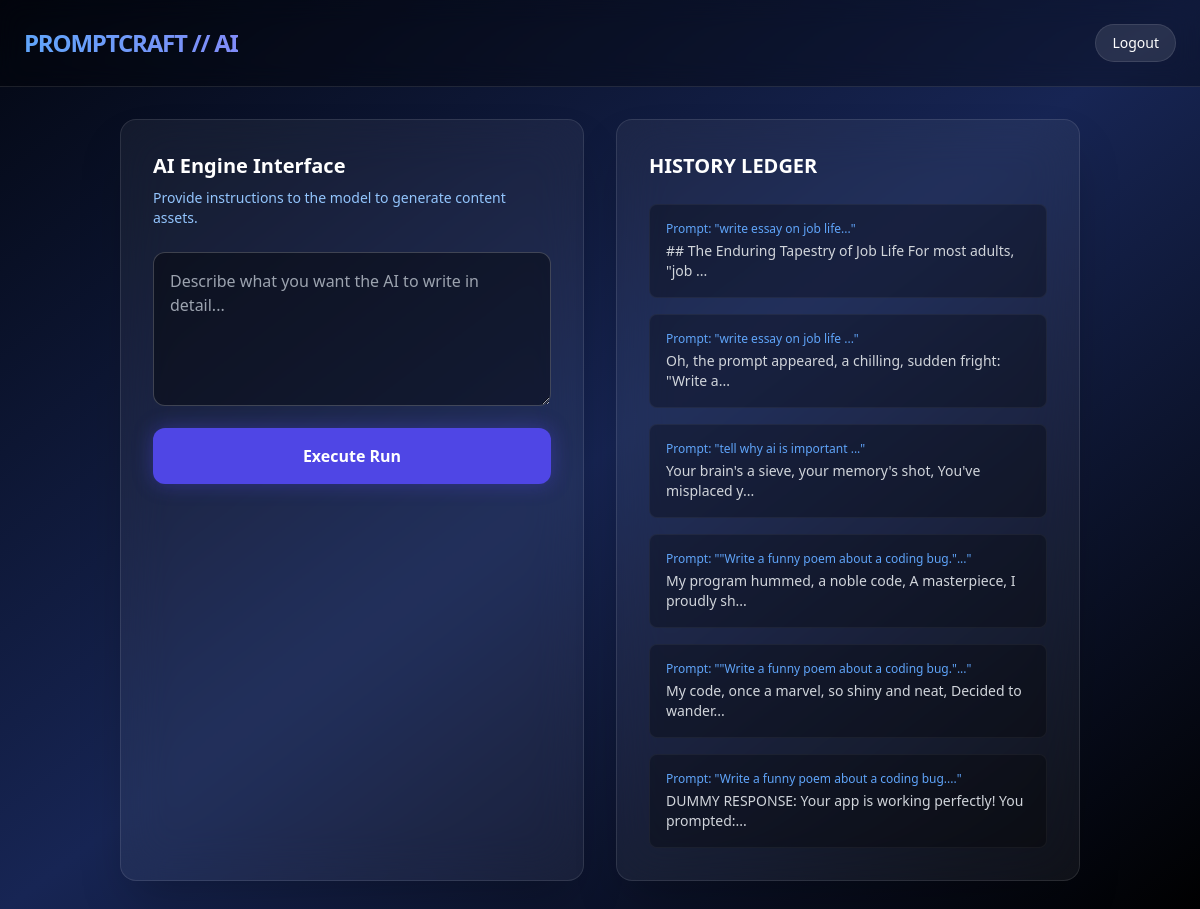
The page /dashboard (signed in) on the database its author committed.
### app.py (models this page shows)
class AIContent(db.Model):
    id = db.Column(db.Integer, primary_key=True)
    prompt = db.Column(db.String(255), nullable=False)
    result = db.Column(db.Text, nullable=False)
    user_id = db.Column(db.Integer, db.ForeignKey('user.id'), nullable=False)

### app.py (the view, shortened to what this page needs)
@app.route('/dashboard', methods=['GET', 'POST'])
@login_required
def dashboard():
    ai_response = None
    history = AIContent.query.filter_by(author=current_user).order_by(AIContent.id.desc()).all()
    return render_template('dashboard.html', ai_response=ai_response, history=history)

### app.py (called while the page is built)
@login_manager.user_loader
def load_user(user_id):
    return User.query.get(int(user_id))

### templates/dashboard.html (shortened to what this page needs)
{% extends 'base.html' %}
{% block content %}
<div class="container mx-auto p-8">
    <div class="grid grid-cols-1 md:grid-cols-2 gap-8">
        <div class="bg-white/5 backdrop-blur-xl border border-white/10 rounded-2xl p-8 shadow-2xl">
            <h2 class="text-xl font-semibold mb-2">AI Engine Interface</h2>
            <p class="text-blue-300 text-sm mb-6">Provide instructions to the model to generate content assets.</p>
            <form method="POST">
                <textarea name="prompt" rows="5" placeholder="Describe what you want the AI to write in detail..."
                    class="w-full bg-black/40 border border-white/20 rounded-xl p-4 text-white focus:outline-none focus:border-indigo-500 transition-all"></textarea>
                <button type="submit"
                    class="mt-4 w-full bg-indigo-600 hover:bg-indigo-500 text-white font-bold py-4 rounded-xl shadow-[0_0_20px_rgba(79,70,229,0.4)] transition-all duration-300 transform hover:scale-[1.01]">
                    Execute Run
                </button>
            </form>
        </div>
        <div class="bg-white/5 backdrop-blur-xl border border-white/10 rounded-2xl p-8 shadow-2xl">
            <h2 class="text-xl font-semibold mb-6">HISTORY LEDGER</h2>
            <div class="space-y-4">
                {% for item in history %}
                <div class="p-4 bg-black/30 border border-white/5 rounded-lg">
                    <p class="text-xs text-blue-400 mb-1">Prompt: "{{ item.prompt[:40] }}..."</p>
                    <p class="text-sm text-gray-300">{{ item.result[:60] }}...</p>
                </div>
                {% else %}
                <p class="text-gray-500 italic">No historical runs saved in database context yet.</p>
                {% endfor %}
            </div>
        </div>
    </div>
</div>
{% endblock %}

### templates/base.html (shortened to what this page needs)
<!DOCTYPE html>
<html lang="en">
<head>
    <script src="https://cdn.tailwindcss.com"></script>
</head>
<body class="bg-gradient-to-br from-gray-950 via-blue-950 to-black min-h-screen text-white font-sans selection:bg-indigo-500">
    <nav class="p-6 flex justify-between items-center border-b border-white/10 bg-black/30 backdrop-blur-md">
        <h1 class="text-2xl font-bold tracking-tighter bg-gradient-to-r from-blue-400 to-indigo-400 text-transparent bg-clip-text">PROMPTCRAFT // AI</h1>
        {% if current_user.is_authenticated %}
            <a href="{{ url_for('logout') }}" class="text-sm bg-white/10 hover:bg-white/20 px-4 py-2 rounded-full transition-all border border-white/10">Logout</a>
        {% endif %}
    </nav>
    {% block content %}{% endblock %}
</body>
</html>

### rows shown on the page
AIContent: prompt "write essay on job life", result "## The Enduring Tapestry of Job Life For most adults, \"job"
AIContent: prompt "write essay on job life", result "Oh, the prompt appeared, a chilling, sudden fright: \"Write a"
AIContent: prompt "tell why ai is important", result "Your brain's a sieve, your memory's shot, You've misplaced y"
AIContent: prompt "\"Write a funny poem about a coding bug.\"", result "My program hummed, a noble code, A masterpiece, I proudly sh"
AIContent: prompt "\"Write a funny poem about a coding bug.\"", result "My code, once a marvel, so shiny and neat, Decided to wander"
AIContent: prompt "Write a funny poem about a coding bug.", result "DUMMY RESPONSE: Your app is working perfectly! You prompted:"
